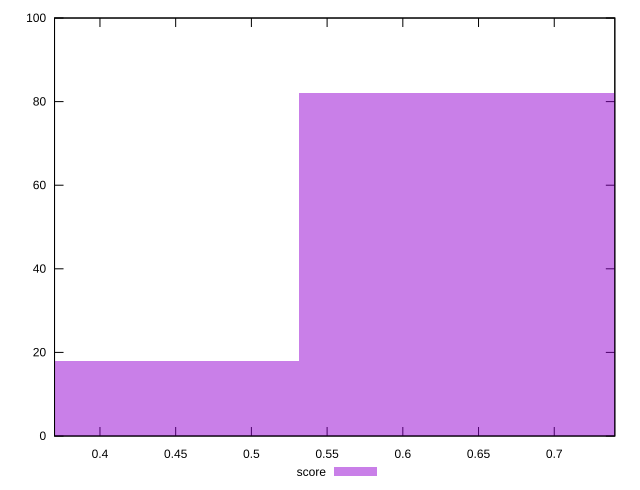

The gnuplot source for this figure:
reset

$score <<EOF
0.42505640162810554 18
0.6375846024421583 82
EOF

set key outside below
set boxwidth 0.21252820081405277
set xrange [0.37:0.74]
set yrange [0:100]
set trange [0:100]
set style fill transparent solid 0.5 noborder
set terminal svg size 640, 490 enhanced background rgb 'white'
set output "report_00018_2021-02-10T15-25-16.877Z/speed-index/samples/pages+cached/score/histogram.svg"

plot $score title "score" with boxes

reset
